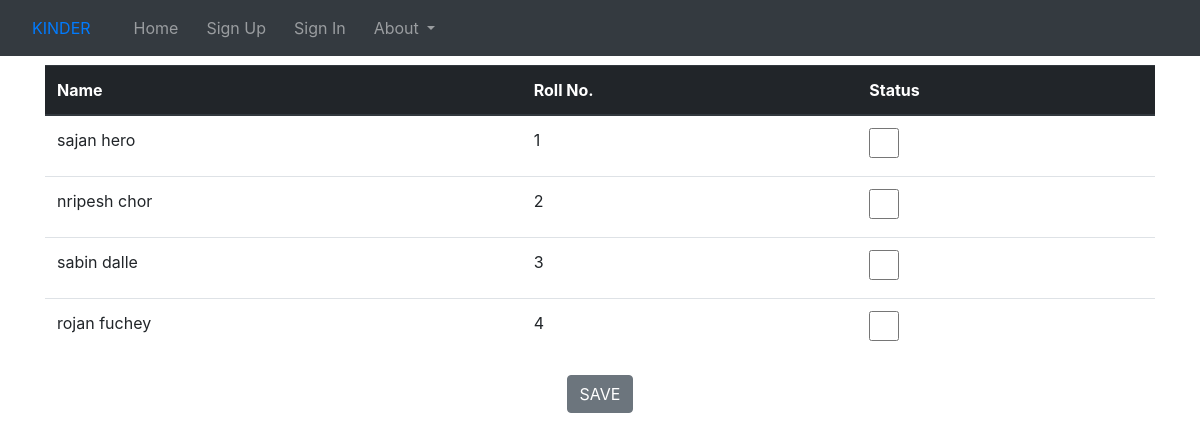
The page /home/attendance/ on the database as committed earlier.
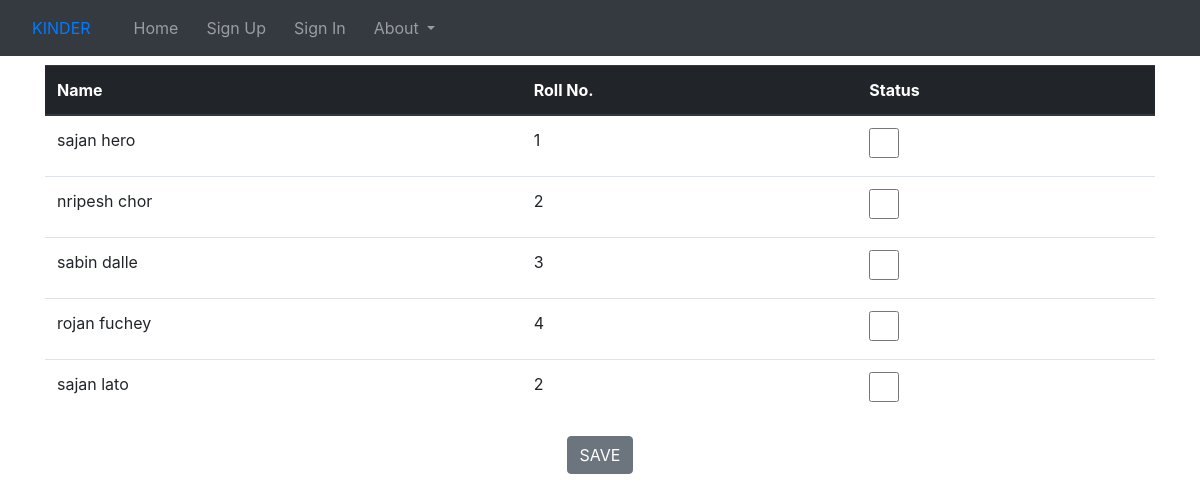
The same page on the database as committed later.
### second/models.py (models this page shows, shortened)
class Attendance(models.Model):
    full_name = models.CharField(max_length=30)
    roll = models.IntegerField()
    childid = models.IntegerField()
    present_days = models.IntegerField(default=0)
    absent_days = models.IntegerField(default=0)

### second/views.py (the view)
# urls.py: path('attendance/', views.attendance, name='attendance'),
def attendance(request):
    context = {
        'students': Attendance.objects.all(),
    }
    return render(request, 'attendance.html', context)

### second/templates/attendance.html (shortened to what this page needs)
{% extends "base1.html" %}
{% block base2 %}
{% load static %}
<!DOCTYPE html>
<html lang="en">
{% load static %}
<head>
    <link rel="stylesheet" type="text/css" href="{% static 'second.css' %}">
</head>
<body>
<div class="container">
<center>
    <table class="table table-hover" id="mytable">
        <thead class="thead-dark">
            <tr>
                <th>Name</th>
                <th>Roll No.</th>
                <th>Status</th>
            </tr>
        </thead>
        {% for id in students %}
            <tr>
            <td>{{id.full_name}}</td>
            <td>{{id.roll}}</td>
            <form>
                <td>
                    <input type="checkbox" name="checks" class="present" style="width: 30px; height:30px; " value="present">
                </td>
            </tr>
        {% endfor %}
    </table>
                <button class='attendance-save btn btn-secondary' type='submit'>SAVE</button>
</center>
</div>
</body>
</html>
{% endblock %}

Rows that differ between the two databases and show on the page:
added Attendance: full_name "sajan lato", roll "2"
